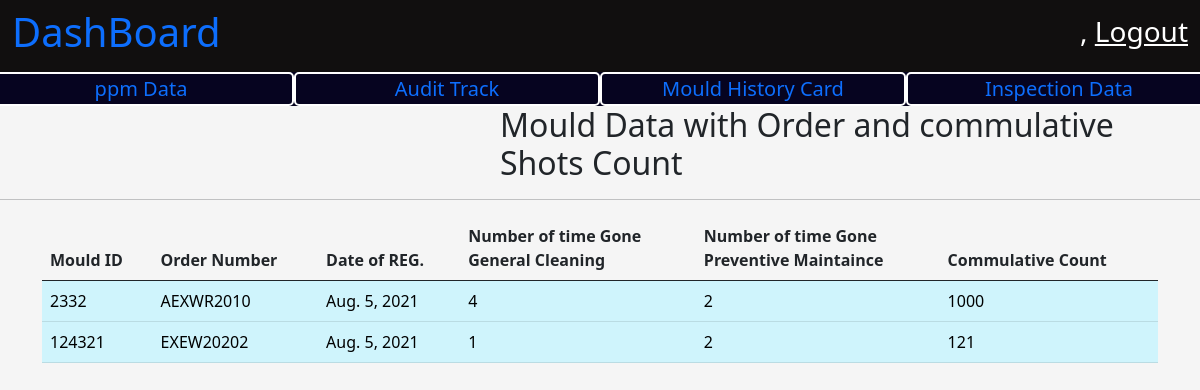
Page /quality/ on the committed database.
### mould/models.py (models this page shows, shortened)
class Mould(models.Model):
    mould_id = models.IntegerField(primary_key=True)
    mould_name = models.CharField(max_length=200)
    cavity_number = models.IntegerField()
    registered_date = models.DateTimeField(auto_now_add=True)
    registered_by = models.ForeignKey(User, on_delete=models.PROTECT)
    general_maintaince_cleaning_threshold_value = models.IntegerField()
    preventive_maintaince_clearning_thresold_value = models.IntegerField()
    tool_life = models.IntegerField()
    present_count = models.IntegerField()
    moud_desc = models.CharField(max_length=100)
    order_number = models.CharField(max_length=100)
    raw_material = models.CharField(max_length=100)
    part_weight = models.FloatField()
    runner_weight = models.FloatField()
    tonnage = models.FloatField()
    cycle_time = models.FloatField()
    number_of_shots_per_day = models.IntegerField()
    def __str__(self):
        return str(self.mould_id)

### MouldQuality/views.py (the view)
# urls.py: path('', views.QualityPageRender,name = "MouldQuality"),
def QualityPageRender(request):
    context = {}
    mould_data_list = Mould.objects.all()
    mould_commulative_cont_data = []
    for mould in mould_data_list:
        mould_data_collector = DataCollector(mould.mould_id)
        print("-----")
        print(mould_data_collector.get_commulative_count())
        print("-----")
        mould_commulative_cont_data.append(MouldCommulativeCount(mould,
            mould_data_collector.get_commulative_count(),
            mould_data_collector.count_g_clean(),
            mould_data_collector.count_p_main()))
    print(data.g_clean for data in mould_commulative_cont_data)
    context['mould_data'] = mould_commulative_cont_data
    return render(request, 'quality/mould_quality.html', context)

### MouldQuality/utils.py (called while the page is built)
    def get_commulative_count(self):
        count = 0
        print("------")
        print(self.mould_data)
        print("------")
        if self.mould_data is None:
            return count
        for mould in self.mould_data:
            count = count + mould.count_increment
        return count

    def count_g_clean(self):
        if self.mould_cleaning_data is None:
            return 0
        return len(self.mould_cleaning_data) # mould cleaning data.

    def count_p_main(self):
        if self.p_main_data is None:
            return 0
        return len(self.p_main_data)

### mould/models.py (called while the page is built)
    def __str__(self):
        return str(self.mould_id)

### MouldQuality/templates/quality/mould_quality.html (shortened to what this page needs)
{% extends 'base.html' %}
{% load static %}
{% block title %}
    <link
        rel="stylesheet"
        href="{% static 'css/dashboard.css' %}" >
{% endblock %}
{% block body_content %}
    <nav
        class="navbar navbar-light dashboard_nav">
        <div class="container-fluid dashboard_nav">
            <p class="h1 dashboard_title">
                <a href="{% url 'homePage' %}" style="text-decoration:None;">
                  DashBoard
                </a>
            </p>
            <div class="user_data">
                <p class="h3">
                    {{ request.user.first_name }},
                    <a href="{% url 'userLogout' %}">
                        Logout
                    </a>
                </p>
            </div>
        </div>
    </nav>
    <div class="optionBar">
        <div class="row">
            <div class="col">
                <a href="{% url 'ppmData' %}">
                    ppm Data
                </a>
            </div>
            <div class="col">
                <a href="{% url 'MouldUpdate' %}">
                Audit Track
                </a>
            </div>
             <div class="col">
                <a href="{% url "MouldNameSelect" %}">
                    Mould History Card
                </a>
            </div>
             <div class="col">
                <a href="{% url 'MouldInspect' %}">
                    Inspection Data
                </a>
            </div>
        </div>
    </div>
    <p class="h2" style="margin-left : 500px;">
        Mould Data with Order and commulative Shots Count
    </p>
    <hr />
    <div class="container">
        <table class="table">
            <thead>
                <th class="col">
                    Mould ID
                </th>
                <th class="col">
                    Order Number
                </th>
                <th class="col">
                    Date of REG.
                </th>
                <th class="col">
                    Number of time Gone <br/>
                    General Cleaning
                </th>
                <th class="col">
                    Number of time Gone <br/>
                    Preventive Maintaince
                </th>
                <th class="col">
                    Commulative Count
                </th>
            </thead>
            <tbody class="table-info">
                {% for mould_values in mould_data %}
                <tr class="table-info">
                    <td class="table-info">
                        {{ mould_values.mould_data.mould_id }}
                    </td>
                    <td class="table-info">
                        {{ mould_values.mould_data.order_number }}
                    </td>
                    <td class="table-info">
                        {{ mould_values.mould_data.registered_date.date }}
                    </td>
                    <td class="table-info">
                        {{ mould_values.g_clean }}
                    </td>
                    <td class="table-info">
                        {{ mould_values.p_main }}
                    </td>
                    <td class="table-info">
                        {{ mould_values.commulative_count }}
                    </td>
                </tr>
                {% endfor %}
            </tbody>
        </table>
    </div>
{% endblock %}

### user_panel/static/css/dashboard.css (style rules this page uses)
body { background-color: whitesmoke; }
nav.dashboard_nav { background-color: rgb(17, 15, 15); }
nav.dashboard_nav div.dashboard_nav { color : white; }
nav.dashboard_nav div.user_data p a { color: white; }
div.optionBar { background-color: rgb(6, 4, 32); }
div.optionBar div.row div.col { font-size: 20px; border : 2px solid white; border-radius: 5px; text-align: center; color:white; }
div.optionBar div.row div.col a { text-decoration: none; }

### rows in the picture
Mould: mould_data.mould_id "2332", mould_data.order_number "AEXWR2010", mould_data.registered_date "Aug. 5, 2021"
Mould: mould_data.mould_id "124321", mould_data.order_number "EXEW20202", mould_data.registered_date "Aug. 5, 2021"

### other values in the picture
{{ mould_values.g_clean }} "4" "1"
{{ mould_values.p_main }} "2" "2"
{{ mould_values.commulative_count }} "1000" "121"
